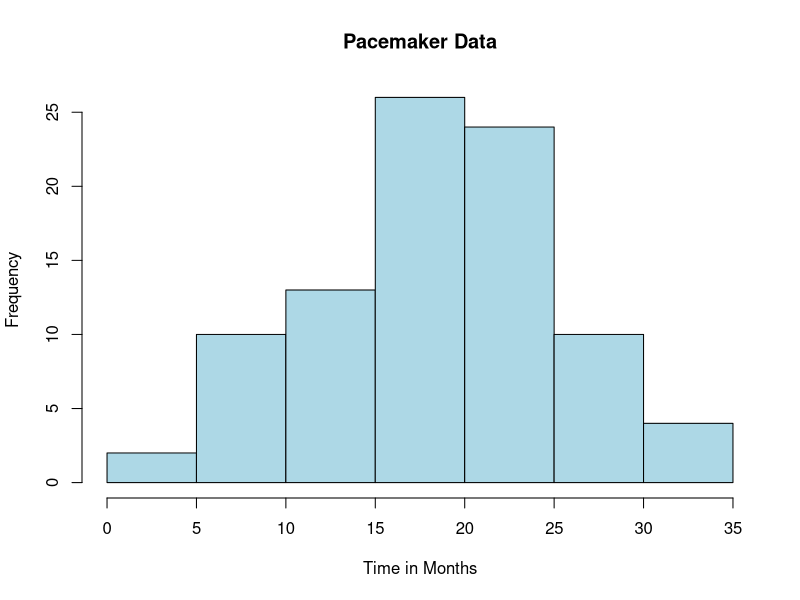

Recreate this plot in R.
## ---- chunk 1
library(tidyverse)
library(ggplot2)
## ---- chunk 2
problem1_df = 
  tibble(
    women_sample = c(1:11),
    fe_level = c(15.2, 9.3, 7.6, 11.9, 10.4, 9.7, 20.4, 9.4, 11.5, 9.4, 8.3)
    )
fivenum(c(15.2, 9.3, 7.6, 11.9, 10.4, 9.7, 20.4, 9.4, 11.5, 9.4, 8.3))
mean(c(15.2, 9.3, 7.6, 11.9, 10.4, 9.7, 20.4, 9.4, 11.5, 9.4, 8.3))
var(problem1_df$fe_level)
sd(problem1_df$fe_level)

## ---- chunk 3
problem3_df = read_table("./data/Pacemaker.txt")
## ---- chunk 4
hist(problem3_df$Time, col = "lightblue", main = "Pacemaker Data", xlab = "Time in Months")
## ---- chunk 5
mean(problem3_df$Time)
median(problem3_df$Time)
var(problem3_df$Time)
sd(problem3_df$Time)
## ---- chunk 6
range(problem3_df$Time)
